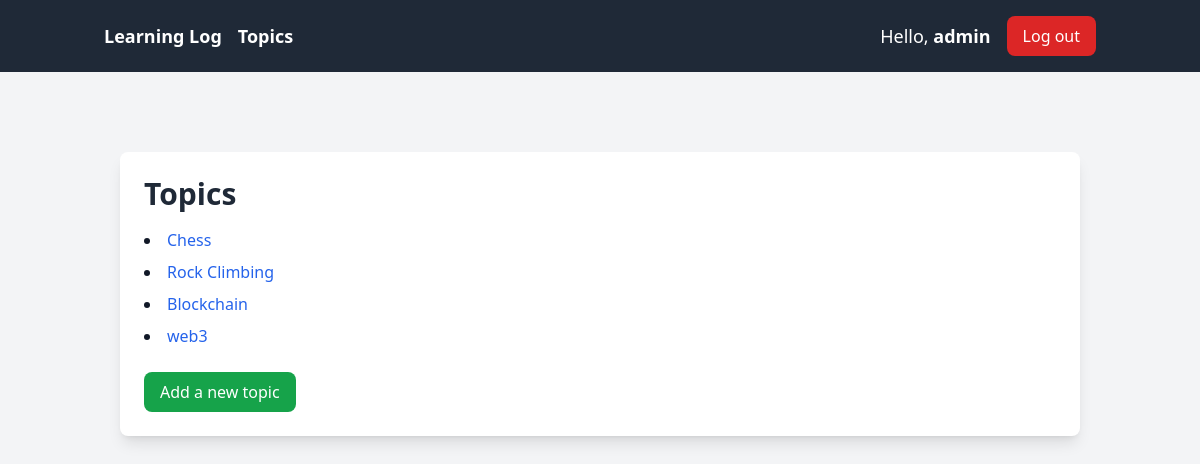
The app's page /topics/ (signed in) with its own data.
### learning_logs/models.py (models this page shows)
class Topic(models.Model):
    text = models.CharField(max_length=200)
    date_added = models.DateTimeField(auto_now_add=True)
    owner = models.ForeignKey(User, on_delete=models.CASCADE)
    def __str__(self):
        return self.text

### learning_logs/views.py (the view)
# urls.py: path('topics/',views.topics, name="topics"),
@login_required
def topics(request):
    topics = Topic.objects.filter(owner=request.user).order_by('date_added')
    context = { 'topics' : topics}
    return render(request, 'learning_logs/topics.html', context)

### learning_logs/templates/learning_logs/topics.html
{% extends "learning_logs/base.html" %}
{% block content %}
<div class="container mx-auto px-4 py-8">
    <div class="bg-white shadow-lg rounded-lg p-6">
        <h1 class="text-3xl font-bold text-gray-800 mb-4">Topics</h1>
        <ul class="list-disc list-inside space-y-2">
            {% for topic in topics %}
            <li>
                <a href="{% url 'learning_logs:topic' topic.id %}" class="text-blue-600 hover:text-blue-800 transition duration-300">
                    {{ topic }}
                </a>
            </li>
            {% empty %}
            <li class="text-gray-600">No topics have been added yet</li>
            {% endfor %}
        </ul>
        <a href="{% url 'learning_logs:new_topic' %}" class="mt-6 inline-block bg-green-600 text-white px-4 py-2 rounded-lg hover:bg-green-500 transition duration-300">
            Add a new topic
        </a>
    </div>
</div>
{% endblock content %}

### learning_logs/templates/learning_logs/base.html (shortened to what this page needs)
<!DOCTYPE html>
<html lang="en">
<head>
    <script src="https://cdn.tailwindcss.com"></script>
</head>
<body class="bg-gray-100 text-gray-900">
    <header class="bg-gray-800 text-white">
        <nav class="relative flex items-center justify-between p-4 container mx-auto">
            <div class="hidden lg:flex items-center justify-between space-x-4 w-full">
                <div class="flex gap-4 flex-row items-center">
                    <a href="{% url 'learning_logs:index' %}"
                        class="text-lg font-semibold hover:text-gray-300 transition duration-300">Learning Log</a>
                    <a href="{% url 'learning_logs:topics' %}"
                        class="text-lg font-semibold hover:text-gray-300 transition duration-300">Topics</a>
                </div>
                <div class="flex items-center space-x-4">
                    {% if user.is_authenticated %}
                    <span class="text-lg">Hello, <span class="font-semibold">{{ user.username }}</span></span>
                    <a href="{% url 'users:logout' %}"
                        class="bg-red-600 text-white px-4 py-2 rounded-lg hover:bg-red-500 transition duration-300">Log
                        out</a>
                    {% else %}
                    <a href="{% url 'users:login' %}"
                        class="bg-blue-600 text-white px-4 py-2 rounded-lg hover:bg-blue-500 transition duration-300">Login</a>
                    <a href="{% url 'users:register' %}"
                        class="bg-green-600 text-white px-4 py-2 rounded-lg hover:bg-green-500 transition duration-300">Register</a>
                    {% endif %}
                </div>
            </div>
        </nav>
    </header>
    <main class="container mx-auto mt-8 p-4 min-h-screen">
        {% block content %}{% endblock %}
    </main>
</body>
</html>

### records on screen
Topic: text "Chess"
Topic: text "Rock Climbing"
Topic: text "Blockchain"
Topic: text "web3"

### other values on screen
{{ user.username }} "admin"
